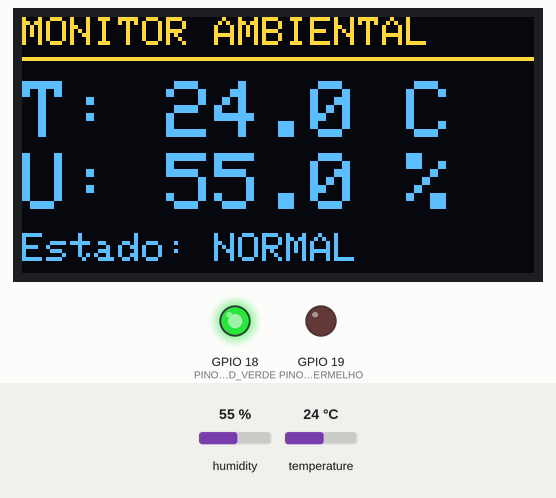
This sketch was run on a simulated ESP32. On the bench: 128×64 one-colour display, output pins drawn as LEDs (lit = HIGH). The inputs (shaded band) are chosen by the test bench; at power-on: temperature 24 °C, humidity 55 %. The OLED is the two-colour kind (top 16 rows yellow); what the sketch prints to the serial monitor is not drawn.

Above: at 2.8 s.
2.9 s: temperature set to 29.4 °C
At 4.6 s:
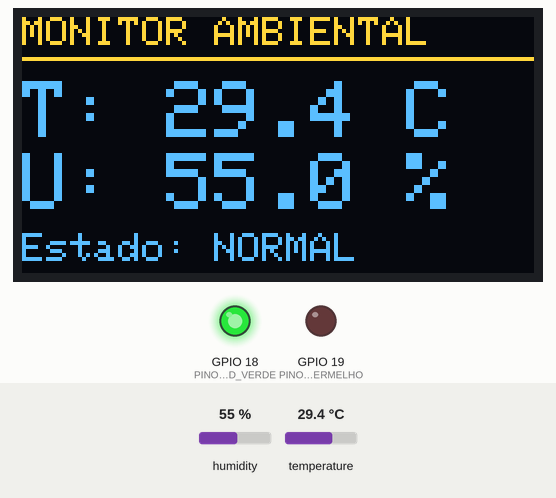
5.6 s: temperature set to 30.3 °C
At 7.3 s:
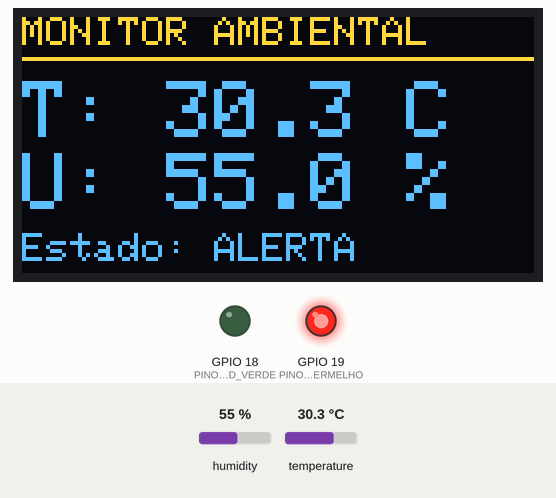
8.3 s: humidity set to 22 %
At 10.3 s:
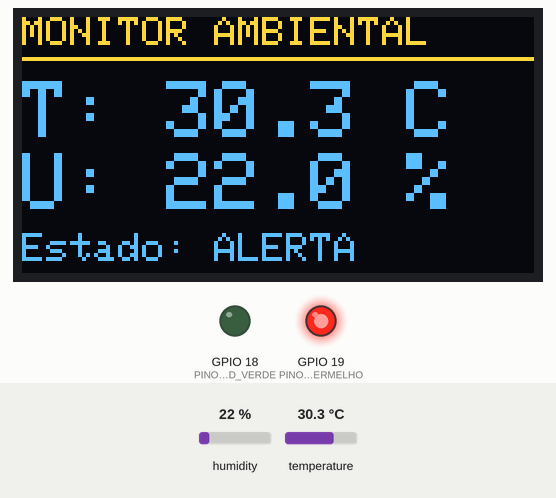
11.5 s: humidity set to 40 %
At 13.1 s:
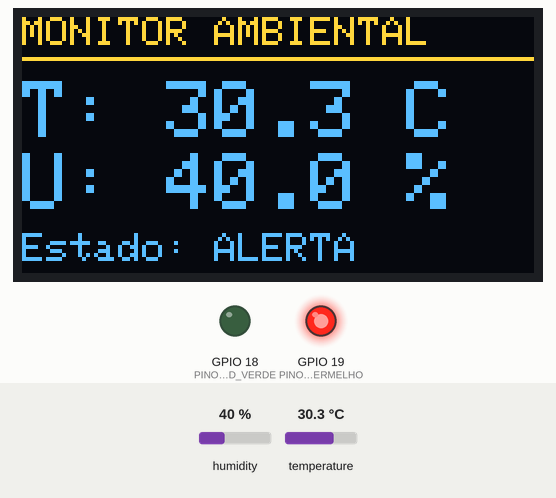
Timing chart, 0 to 14.6 s (numbered marks = the images above; inputs shaded):
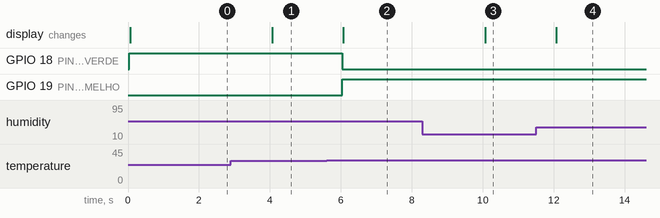

The sketch:

sketch.ino
```cpp
// Monitor ambiental com ESP32: leitura do DHT22, estado por temperatura,
// LEDs indicadores e exibição no OLED.
#include <Wire.h>
#include <Adafruit_GFX.h>
#include <Adafruit_SSD1306.h>
#include "DHTesp.h"

// ----- Pinos -----
const int PINO_DHT = 15;
const int PINO_SDA = 21;
const int PINO_SCL = 22;
const int PINO_LED_VERDE = 18;
const int PINO_LED_VERMELHO = 19;

// ----- Display -----
const uint8_t ENDERECO_OLED = 0x3C;
const int LARGURA_OLED = 128;
const int ALTURA_OLED = 64;

// ----- Regra de alerta (fácil de alterar) -----
// Temperatura >= LIMITE_ALERTA_C resulta em ALERTA.
const float LIMITE_ALERTA_C = 30.0;

// ----- Temporização -----
// Igual ao intervalo mínimo informado pela biblioteca para o DHT22 (2000 ms).
const unsigned long INTERVALO_LEITURA_MS = 2000;

// ----- Faixa de medição do DHT22 (valores fora dela são tratados como inválidos) -----
const float TEMPERATURA_MIN_VALIDA = -40.0;
const float TEMPERATURA_MAX_VALIDA = 80.0;
const float UMIDADE_MIN_VALIDA = 0.0;
const float UMIDADE_MAX_VALIDA = 100.0;

enum EstadoSistema {
  ESTADO_NORMAL,
  ESTADO_ALERTA,
  ESTADO_ERRO_SENSOR
};

struct Leitura {
  float temperatura;
  float umidade;
  bool valida;
};

DHTesp sensor;
Adafruit_SSD1306 display(LARGURA_OLED, ALTURA_OLED, &Wire, -1);
unsigned long ultimaLeituraMs = 0;

// Último conteúdo desenhado no OLED, para redesenhar só quando algo mudou.
bool displayJaDesenhado = false;
Leitura leituraExibida = { NAN, NAN, false };
EstadoSistema estadoExibido = ESTADO_ERRO_SENSOR;

// Lê o sensor e só marca a leitura como válida se passar em todas as verificações.
Leitura lerSensor() {
  Leitura leitura = { NAN, NAN, false };
  TempAndHumidity dados = sensor.getTempAndHumidity();

  if (sensor.getStatus() != DHTesp::ERROR_NONE) {
    Serial.print("Falha na leitura. Status: ");
    Serial.println(sensor.getStatusString());
    return leitura;
  }
  if (isnan(dados.temperature) || isnan(dados.humidity)) {
    Serial.println("Falha na leitura: valor NaN");
    return leitura;
  }
  if (dados.temperature < TEMPERATURA_MIN_VALIDA || dados.temperature > TEMPERATURA_MAX_VALIDA ||
      dados.humidity < UMIDADE_MIN_VALIDA || dados.humidity > UMIDADE_MAX_VALIDA) {
    Serial.println("Falha na leitura: valor fora da faixa do sensor");
    return leitura;
  }

  leitura.temperatura = dados.temperature;
  leitura.umidade = dados.humidity;
  leitura.valida = true;
  return leitura;
}

// Aplica a regra de temperatura. Leitura inválida nunca entra na comparação.
EstadoSistema determinarEstado(const Leitura& leitura) {
  if (!leitura.valida) {
    return ESTADO_ERRO_SENSOR;
  }
  // O DHT22 tem resolução de 0,1 °C. Comparar em décimos de grau evita que um
  // erro de arredondamento de float (ex.: 29.999998) faça 30,0 °C passar como NORMAL.
  long temperaturaDecimos = lroundf(leitura.temperatura * 10.0f);
  long limiteDecimos = lroundf(LIMITE_ALERTA_C * 10.0f);
  if (temperaturaDecimos >= limiteDecimos) {
    return ESTADO_ALERTA;
  }
  return ESTADO_NORMAL;
}

// Verde = NORMAL, vermelho = ALERTA, ambos apagados = ERRO SENSOR.
void atualizarLeds(EstadoSistema estado) {
  digitalWrite(PINO_LED_VERDE, estado == ESTADO_NORMAL ? HIGH : LOW);
  digitalWrite(PINO_LED_VERMELHO, estado == ESTADO_ALERTA ? HIGH : LOW);
}

const char* nomeDoEstado(EstadoSistema estado) {
  switch (estado) {
    case ESTADO_NORMAL: return "NORMAL";
    case ESTADO_ALERTA: return "ALERTA";
    default:            return "ERRO SENSOR";
  }
}

// Redesenha a tela inteira a cada atualização, assim não sobram caracteres antigos.
void atualizarDisplay(const Leitura& leitura, EstadoSistema estado) {
  display.clearDisplay();
  display.setTextColor(SSD1306_WHITE);

  display.setTextSize(1);
  display.setCursor(0, 0);
  display.print("MONITOR AMBIENTAL");
  display.drawFastHLine(0, 10, LARGURA_OLED, SSD1306_WHITE);

  display.setTextSize(2);
  display.setCursor(0, 16);
  display.print("T: ");
  if (leitura.valida) {
    display.print(leitura.temperatura, 1);
    display.print(" C");
  } else {
    display.print("--");
  }

  display.setCursor(0, 34);
  display.print("U: ");
  if (leitura.valida) {
    display.print(leitura.umidade, 1);
    display.print(" %");
  } else {
    display.print("--");
  }

  display.setTextSize(1);
  display.setCursor(0, 54);
  display.print("Estado: ");
  display.print(nomeDoEstado(estado));

  display.display();
}

void registrarNoSerial(const Leitura& leitura, EstadoSistema estado) {
  if (leitura.valida) {
    Serial.print("Temperatura: ");
    Serial.print(leitura.temperatura, 1);
    Serial.print(" C | Umidade: ");
    Serial.print(leitura.umidade, 1);
    Serial.print(" % | ");
  }
  Serial.print("Estado: ");
  Serial.println(nomeDoEstado(estado));
}

// Diz se a tela está desatualizada em relação à leitura e ao estado novos.
// Leituras inválidas não têm valores a comparar: basta o estado.
bool displayPrecisaAtualizar(const Leitura& leitura, EstadoSistema estado) {
  if (!displayJaDesenhado) return true;
  if (estado != estadoExibido || leitura.valida != leituraExibida.valida) return true;
  if (!leitura.valida) return false;
  return leitura.temperatura != leituraExibida.temperatura ||
         leitura.umidade != leituraExibida.umidade;
}

void setup() {
  Serial.begin(115200);

  pinMode(PINO_LED_VERDE, OUTPUT);
  pinMode(PINO_LED_VERMELHO, OUTPUT);
  digitalWrite(PINO_LED_VERDE, LOW);
  digitalWrite(PINO_LED_VERMELHO, LOW);

  sensor.setup(PINO_DHT, DHTesp::DHT22);

  Wire.begin(PINO_SDA, PINO_SCL);
  if (!display.begin(SSD1306_SWITCHCAPVCC, ENDERECO_OLED)) {
    Serial.println("Falha ao iniciar o OLED");
    while (true) delay(1000);
  }

  // Faz a primeira leitura logo na partida, sem esperar o primeiro intervalo.
  ultimaLeituraMs = millis() - INTERVALO_LEITURA_MS;
}

void loop() {
  unsigned long agora = millis();
  if (agora - ultimaLeituraMs < INTERVALO_LEITURA_MS) {
    return;
  }
  ultimaLeituraMs = agora;

  Leitura leitura = lerSensor();
  EstadoSistema estado = determinarEstado(leitura);

  atualizarLeds(estado);
  if (displayPrecisaAtualizar(leitura, estado)) {
    atualizarDisplay(leitura, estado);
    leituraExibida = leitura;
    estadoExibido = estado;
    displayJaDesenhado = true;
  }
  registrarNoSerial(leitura, estado);
}
```

Measured:
- the behaviour switches between 29.9 and 30 °C on temperature (found by bisection; images 1 and 2)
- after the input at 2.9 s, the display: changes after 1.2 s (image 1)
- after the input at 5.6 s, GPIO 18 (PINO_LED_VERDE): HIGH → LOW after 0.44 s; GPIO 19 (PINO_LED_VERMELHO): LOW → HIGH after 0.44 s; the display: changes after 0.47 s (image 2)
- after the input at 8.3 s, the display: changes after 1.8 s (image 3)
- after the input at 11.5 s, the display: changes after 0.57 s (image 4)
